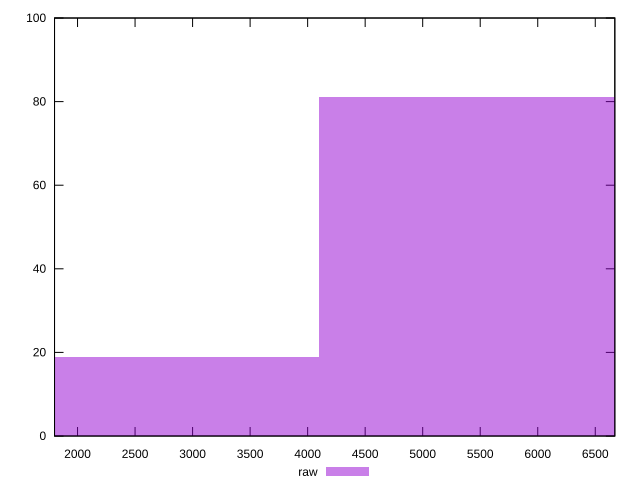

This chart was generated by the following gnuplot code:
reset

$raw <<EOF
5465.471144382366 81
2732.735572191183 19
EOF

set key outside below
set boxwidth 2732.735572191183
set xrange [1800:6670]
set yrange [0:100]
set trange [0:100]
set style fill transparent solid 0.5 noborder
set terminal svg size 640, 490 enhanced background rgb 'white'
set output "report_00014_2021-02-09T15:56:05.503Z/unused-javascript/samples/pages/raw/histogram.svg"

plot $raw title "raw" with boxes

reset
